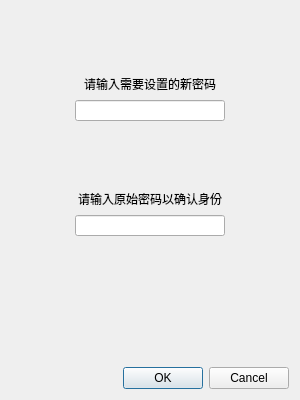
<?xml version="1.0" encoding="UTF-8"?>
<ui version="4.0">
 <class>Dialog</class>
 <widget class="QDialog" name="Dialog">
  <property name="geometry">
   <rect>
    <x>0</x>
    <y>0</y>
    <width>300</width>
    <height>400</height>
   </rect>
  </property>
  <property name="minimumSize">
   <size>
    <width>300</width>
    <height>400</height>
   </size>
  </property>
  <property name="maximumSize">
   <size>
    <width>300</width>
    <height>400</height>
   </size>
  </property>
  <property name="windowTitle">
   <string>MMK密码修改</string>
  </property>
  <layout class="QVBoxLayout" name="verticalLayout">
   <item>
    <spacer name="verticalSpacer_2">
     <property name="orientation">
      <enum>Qt::Vertical</enum>
     </property>
     <property name="sizeHint" stdset="0">
      <size>
       <width>20</width>
       <height>40</height>
      </size>
     </property>
    </spacer>
   </item>
   <item>
    <layout class="QHBoxLayout" name="horizontalLayout_3">
     <item>
      <spacer name="horizontalSpacer_7">
       <property name="orientation">
        <enum>Qt::Horizontal</enum>
       </property>
       <property name="sizeHint" stdset="0">
        <size>
         <width>40</width>
         <height>20</height>
        </size>
       </property>
      </spacer>
     </item>
     <item>
      <widget class="QLabel" name="label_4">
       <property name="text">
        <string>请输入需要设置的新密码</string>
       </property>
       <property name="textFormat">
        <enum>Qt::PlainText</enum>
       </property>
       <property name="alignment">
        <set>Qt::AlignCenter</set>
       </property>
      </widget>
     </item>
     <item>
      <spacer name="horizontalSpacer_8">
       <property name="orientation">
        <enum>Qt::Horizontal</enum>
       </property>
       <property name="sizeHint" stdset="0">
        <size>
         <width>40</width>
         <height>20</height>
        </size>
       </property>
      </spacer>
     </item>
    </layout>
   </item>
   <item>
    <layout class="QHBoxLayout" name="horizontalLayout_10">
     <item>
      <spacer name="horizontalSpacer_3">
       <property name="orientation">
        <enum>Qt::Horizontal</enum>
       </property>
       <property name="sizeHint" stdset="0">
        <size>
         <width>40</width>
         <height>20</height>
        </size>
       </property>
      </spacer>
     </item>
     <item>
      <widget class="QLineEdit" name="lineEdit">
       <property name="minimumSize">
        <size>
         <width>150</width>
         <height>21</height>
        </size>
       </property>
       <property name="maximumSize">
        <size>
         <width>150</width>
         <height>21</height>
        </size>
       </property>
      </widget>
     </item>
     <item>
      <spacer name="horizontalSpacer_4">
       <property name="orientation">
        <enum>Qt::Horizontal</enum>
       </property>
       <property name="sizeHint" stdset="0">
        <size>
         <width>40</width>
         <height>20</height>
        </size>
       </property>
      </spacer>
     </item>
    </layout>
   </item>
   <item>
    <spacer name="verticalSpacer_3">
     <property name="orientation">
      <enum>Qt::Vertical</enum>
     </property>
     <property name="sizeHint" stdset="0">
      <size>
       <width>20</width>
       <height>40</height>
      </size>
     </property>
    </spacer>
   </item>
   <item>
    <layout class="QHBoxLayout" name="horizontalLayout_2">
     <item>
      <spacer name="horizontalSpacer_9">
       <property name="orientation">
        <enum>Qt::Horizontal</enum>
       </property>
       <property name="sizeHint" stdset="0">
        <size>
         <width>40</width>
         <height>20</height>
        </size>
       </property>
      </spacer>
     </item>
     <item>
      <widget class="QLabel" name="label_5">
       <property name="text">
        <string>请输入原始密码以确认身份</string>
       </property>
      </widget>
     </item>
     <item>
      <spacer name="horizontalSpacer_10">
       <property name="orientation">
        <enum>Qt::Horizontal</enum>
       </property>
       <property name="sizeHint" stdset="0">
        <size>
         <width>40</width>
         <height>20</height>
        </size>
       </property>
      </spacer>
     </item>
    </layout>
   </item>
   <item>
    <layout class="QHBoxLayout" name="horizontalLayout_11">
     <item>
      <spacer name="horizontalSpacer_5">
       <property name="orientation">
        <enum>Qt::Horizontal</enum>
       </property>
       <property name="sizeHint" stdset="0">
        <size>
         <width>40</width>
         <height>20</height>
        </size>
       </property>
      </spacer>
     </item>
     <item>
      <widget class="QLineEdit" name="lineEdit_2">
       <property name="minimumSize">
        <size>
         <width>150</width>
         <height>21</height>
        </size>
       </property>
       <property name="maximumSize">
        <size>
         <width>150</width>
         <height>21</height>
        </size>
       </property>
      </widget>
     </item>
     <item>
      <spacer name="horizontalSpacer_6">
       <property name="orientation">
        <enum>Qt::Horizontal</enum>
       </property>
       <property name="sizeHint" stdset="0">
        <size>
         <width>40</width>
         <height>20</height>
        </size>
       </property>
      </spacer>
     </item>
    </layout>
   </item>
   <item>
    <spacer name="verticalSpacer_5">
     <property name="orientation">
      <enum>Qt::Vertical</enum>
     </property>
     <property name="sizeHint" stdset="0">
      <size>
       <width>20</width>
       <height>40</height>
      </size>
     </property>
    </spacer>
   </item>
   <item>
    <spacer name="verticalSpacer_4">
     <property name="orientation">
      <enum>Qt::Vertical</enum>
     </property>
     <property name="sizeHint" stdset="0">
      <size>
       <width>20</width>
       <height>40</height>
      </size>
     </property>
    </spacer>
   </item>
   <item>
    <widget class="QDialogButtonBox" name="buttonBox">
     <property name="standardButtons">
      <set>QDialogButtonBox::Cancel|QDialogButtonBox::Ok</set>
     </property>
    </widget>
   </item>
  </layout>
 </widget>
 <resources/>
 <connections/>
</ui>
